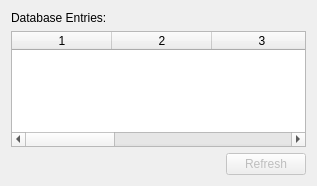
<ui version="4.0" >
 <class>databaseListDock</class>
 <widget class="QWidget" name="databaseListDock" >
  <property name="geometry" >
   <rect>
    <x>0</x>
    <y>0</y>
    <width>317</width>
    <height>186</height>
   </rect>
  </property>
  <property name="windowTitle" >
   <string>Form</string>
  </property>
  <layout class="QVBoxLayout" name="verticalLayout" >
   <item>
    <widget class="QLabel" name="label" >
     <property name="text" >
      <string>Database Entries:</string>
     </property>
     <property name="buddy" >
      <cstring>personTableWidget</cstring>
     </property>
    </widget>
   </item>
   <item>
    <widget class="QTableWidget" name="personTableWidget" >
     <property name="selectionBehavior" >
      <enum>QAbstractItemView::SelectRows</enum>
     </property>
     <property name="sortingEnabled" >
      <bool>true</bool>
     </property>
     <property name="columnCount" >
      <number>6</number>
     </property>
     <column/>
     <column/>
     <column/>
     <column/>
     <column/>
     <column/>
    </widget>
   </item>
   <item>
    <layout class="QHBoxLayout" name="horizontalLayout" >
     <item>
      <spacer name="horizontalSpacer" >
       <property name="orientation" >
        <enum>Qt::Horizontal</enum>
       </property>
       <property name="sizeHint" stdset="0" >
        <size>
         <width>40</width>
         <height>20</height>
        </size>
       </property>
      </spacer>
     </item>
     <item>
      <widget class="QPushButton" name="refreshButton" >
       <property name="enabled" >
        <bool>false</bool>
       </property>
       <property name="text" >
        <string>Refresh</string>
       </property>
       <property name="checkable" >
        <bool>false</bool>
       </property>
      </widget>
     </item>
    </layout>
   </item>
  </layout>
 </widget>
 <resources/>
 <connections/>
</ui>
